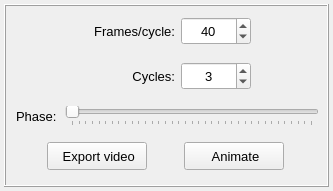
<?xml version="1.0" encoding="UTF-8"?>
<ui version="4.0">
 <class>Form</class>
 <widget class="QWidget" name="Form">
  <property name="geometry">
   <rect>
    <x>0</x>
    <y>0</y>
    <width>333</width>
    <height>191</height>
   </rect>
  </property>
  <property name="windowTitle">
   <string>Form</string>
  </property>
  <layout class="QGridLayout" name="gridLayout_2">
   <property name="leftMargin">
    <number>4</number>
   </property>
   <property name="topMargin">
    <number>4</number>
   </property>
   <property name="rightMargin">
    <number>4</number>
   </property>
   <property name="bottomMargin">
    <number>4</number>
   </property>
   <property name="spacing">
    <number>4</number>
   </property>
   <item row="0" column="0">
    <widget class="QFrame" name="frame">
     <property name="frameShape">
      <enum>QFrame::Box</enum>
     </property>
     <property name="frameShadow">
      <enum>QFrame::Raised</enum>
     </property>
     <layout class="QGridLayout" name="gridLayout">
      <property name="leftMargin">
       <number>4</number>
      </property>
      <property name="topMargin">
       <number>4</number>
      </property>
      <property name="rightMargin">
       <number>4</number>
      </property>
      <property name="bottomMargin">
       <number>4</number>
      </property>
      <property name="spacing">
       <number>4</number>
      </property>
      <item row="0" column="0">
       <widget class="QFrame" name="frame_13">
        <property name="minimumSize">
         <size>
          <width>0</width>
          <height>40</height>
         </size>
        </property>
        <property name="maximumSize">
         <size>
          <width>16777215</width>
          <height>40</height>
         </size>
        </property>
        <property name="frameShape">
         <enum>QFrame::NoFrame</enum>
        </property>
        <property name="frameShadow">
         <enum>QFrame::Raised</enum>
        </property>
        <layout class="QGridLayout" name="gridLayout_11">
         <property name="leftMargin">
          <number>4</number>
         </property>
         <property name="topMargin">
          <number>4</number>
         </property>
         <property name="rightMargin">
          <number>4</number>
         </property>
         <property name="bottomMargin">
          <number>4</number>
         </property>
         <property name="horizontalSpacing">
          <number>6</number>
         </property>
         <property name="verticalSpacing">
          <number>4</number>
         </property>
         <item row="0" column="0">
          <spacer name="horizontalSpacer">
           <property name="orientation">
            <enum>Qt::Horizontal</enum>
           </property>
           <property name="sizeHint" stdset="0">
            <size>
             <width>40</width>
             <height>20</height>
            </size>
           </property>
          </spacer>
         </item>
         <item row="0" column="1">
          <widget class="QLabel" name="label_frames">
           <property name="minimumSize">
            <size>
             <width>92</width>
             <height>28</height>
            </size>
           </property>
           <property name="maximumSize">
            <size>
             <width>92</width>
             <height>28</height>
            </size>
           </property>
           <property name="font">
            <font>
             <family>MS Shell Dlg 2</family>
             <pointsize>10</pointsize>
             <weight>50</weight>
             <italic>false</italic>
             <bold>false</bold>
            </font>
           </property>
           <property name="text">
            <string>Frames/cycle:</string>
           </property>
           <property name="alignment">
            <set>Qt::AlignRight|Qt::AlignTrailing|Qt::AlignVCenter</set>
           </property>
          </widget>
         </item>
         <item row="0" column="2">
          <widget class="QSpinBox" name="spinBox_frames">
           <property name="minimumSize">
            <size>
             <width>70</width>
             <height>28</height>
            </size>
           </property>
           <property name="maximumSize">
            <size>
             <width>70</width>
             <height>28</height>
            </size>
           </property>
           <property name="font">
            <font>
             <pointsize>10</pointsize>
            </font>
           </property>
           <property name="styleSheet">
            <string notr="true"/>
           </property>
           <property name="wrapping">
            <bool>false</bool>
           </property>
           <property name="frame">
            <bool>true</bool>
           </property>
           <property name="alignment">
            <set>Qt::AlignCenter</set>
           </property>
           <property name="prefix">
            <string/>
           </property>
           <property name="minimum">
            <number>20</number>
           </property>
           <property name="maximum">
            <number>120</number>
           </property>
           <property name="singleStep">
            <number>10</number>
           </property>
           <property name="value">
            <number>40</number>
           </property>
          </widget>
         </item>
         <item row="0" column="3">
          <spacer name="horizontalSpacer_2">
           <property name="orientation">
            <enum>Qt::Horizontal</enum>
           </property>
           <property name="sizeHint" stdset="0">
            <size>
             <width>40</width>
             <height>20</height>
            </size>
           </property>
          </spacer>
         </item>
        </layout>
       </widget>
      </item>
      <item row="1" column="0">
       <widget class="QFrame" name="frame_11">
        <property name="minimumSize">
         <size>
          <width>0</width>
          <height>40</height>
         </size>
        </property>
        <property name="maximumSize">
         <size>
          <width>16777215</width>
          <height>40</height>
         </size>
        </property>
        <property name="frameShape">
         <enum>QFrame::NoFrame</enum>
        </property>
        <property name="frameShadow">
         <enum>QFrame::Raised</enum>
        </property>
        <layout class="QGridLayout" name="gridLayout_10">
         <property name="leftMargin">
          <number>4</number>
         </property>
         <property name="topMargin">
          <number>4</number>
         </property>
         <property name="rightMargin">
          <number>4</number>
         </property>
         <property name="bottomMargin">
          <number>4</number>
         </property>
         <property name="horizontalSpacing">
          <number>6</number>
         </property>
         <property name="verticalSpacing">
          <number>4</number>
         </property>
         <item row="0" column="1">
          <widget class="QLabel" name="label_cycles">
           <property name="minimumSize">
            <size>
             <width>92</width>
             <height>28</height>
            </size>
           </property>
           <property name="maximumSize">
            <size>
             <width>92</width>
             <height>28</height>
            </size>
           </property>
           <property name="font">
            <font>
             <pointsize>10</pointsize>
             <weight>50</weight>
             <italic>false</italic>
             <bold>false</bold>
            </font>
           </property>
           <property name="text">
            <string>Cycles:</string>
           </property>
           <property name="alignment">
            <set>Qt::AlignRight|Qt::AlignTrailing|Qt::AlignVCenter</set>
           </property>
          </widget>
         </item>
         <item row="0" column="2">
          <widget class="QSpinBox" name="spinBox_cycles">
           <property name="minimumSize">
            <size>
             <width>70</width>
             <height>28</height>
            </size>
           </property>
           <property name="maximumSize">
            <size>
             <width>70</width>
             <height>28</height>
            </size>
           </property>
           <property name="font">
            <font>
             <pointsize>10</pointsize>
            </font>
           </property>
           <property name="styleSheet">
            <string notr="true"/>
           </property>
           <property name="wrapping">
            <bool>false</bool>
           </property>
           <property name="frame">
            <bool>true</bool>
           </property>
           <property name="alignment">
            <set>Qt::AlignCenter</set>
           </property>
           <property name="prefix">
            <string/>
           </property>
           <property name="minimum">
            <number>1</number>
           </property>
           <property name="maximum">
            <number>20</number>
           </property>
           <property name="singleStep">
            <number>1</number>
           </property>
           <property name="value">
            <number>3</number>
           </property>
          </widget>
         </item>
         <item row="0" column="3">
          <spacer name="horizontalSpacer_3">
           <property name="orientation">
            <enum>Qt::Horizontal</enum>
           </property>
           <property name="sizeHint" stdset="0">
            <size>
             <width>40</width>
             <height>20</height>
            </size>
           </property>
          </spacer>
         </item>
         <item row="0" column="0">
          <spacer name="horizontalSpacer_4">
           <property name="orientation">
            <enum>Qt::Horizontal</enum>
           </property>
           <property name="sizeHint" stdset="0">
            <size>
             <width>40</width>
             <height>20</height>
            </size>
           </property>
          </spacer>
         </item>
        </layout>
       </widget>
      </item>
      <item row="2" column="0">
       <widget class="QFrame" name="frame_slider">
        <property name="minimumSize">
         <size>
          <width>0</width>
          <height>30</height>
         </size>
        </property>
        <property name="maximumSize">
         <size>
          <width>16777215</width>
          <height>30</height>
         </size>
        </property>
        <property name="frameShape">
         <enum>QFrame::NoFrame</enum>
        </property>
        <property name="frameShadow">
         <enum>QFrame::Raised</enum>
        </property>
        <layout class="QGridLayout" name="gridLayout_4">
         <property name="leftMargin">
          <number>4</number>
         </property>
         <property name="topMargin">
          <number>0</number>
         </property>
         <property name="rightMargin">
          <number>4</number>
         </property>
         <property name="bottomMargin">
          <number>0</number>
         </property>
         <item row="0" column="0">
          <widget class="QFrame" name="frame_phase_label">
           <property name="frameShape">
            <enum>QFrame::NoFrame</enum>
           </property>
           <property name="frameShadow">
            <enum>QFrame::Raised</enum>
           </property>
           <layout class="QGridLayout" name="gridLayout_5">
            <property name="leftMargin">
             <number>2</number>
            </property>
            <property name="topMargin">
             <number>2</number>
            </property>
            <property name="rightMargin">
             <number>2</number>
            </property>
            <property name="bottomMargin">
             <number>2</number>
            </property>
            <property name="spacing">
             <number>2</number>
            </property>
            <item row="0" column="0">
             <widget class="QLabel" name="label_2">
              <property name="font">
               <font>
                <pointsize>10</pointsize>
               </font>
              </property>
              <property name="text">
               <string>Phase:</string>
              </property>
             </widget>
            </item>
           </layout>
          </widget>
         </item>
         <item row="0" column="1">
          <widget class="QSlider" name="phase_slider">
           <property name="maximum">
            <number>360</number>
           </property>
           <property name="orientation">
            <enum>Qt::Horizontal</enum>
           </property>
           <property name="tickPosition">
            <enum>QSlider::TicksBelow</enum>
           </property>
          </widget>
         </item>
        </layout>
       </widget>
      </item>
      <item row="3" column="0">
       <widget class="QFrame" name="frame_8">
        <property name="minimumSize">
         <size>
          <width>0</width>
          <height>40</height>
         </size>
        </property>
        <property name="maximumSize">
         <size>
          <width>16777215</width>
          <height>40</height>
         </size>
        </property>
        <property name="frameShape">
         <enum>QFrame::NoFrame</enum>
        </property>
        <property name="frameShadow">
         <enum>QFrame::Raised</enum>
        </property>
        <layout class="QGridLayout" name="gridLayout_9">
         <property name="leftMargin">
          <number>0</number>
         </property>
         <property name="topMargin">
          <number>0</number>
         </property>
         <property name="rightMargin">
          <number>0</number>
         </property>
         <property name="bottomMargin">
          <number>0</number>
         </property>
         <property name="spacing">
          <number>0</number>
         </property>
         <item row="0" column="1">
          <widget class="QPushButton" name="pushButton_animate">
           <property name="minimumSize">
            <size>
             <width>100</width>
             <height>28</height>
            </size>
           </property>
           <property name="maximumSize">
            <size>
             <width>100</width>
             <height>28</height>
            </size>
           </property>
           <property name="font">
            <font>
             <family>MS Shell Dlg 2</family>
             <pointsize>10</pointsize>
             <weight>50</weight>
             <italic>false</italic>
             <bold>false</bold>
            </font>
           </property>
           <property name="styleSheet">
            <string notr="true"/>
           </property>
           <property name="text">
            <string> Animate</string>
           </property>
           <property name="icon">
            <iconset>
             <normaloff>../../../icons/common/play.png</normaloff>
             <normalon>../../../icons/common/pause.png</normalon>../../../icons/common/play.png</iconset>
           </property>
           <property name="iconSize">
            <size>
             <width>16</width>
             <height>16</height>
            </size>
           </property>
           <property name="checkable">
            <bool>true</bool>
           </property>
          </widget>
         </item>
         <item row="0" column="0">
          <widget class="QPushButton" name="pushButton_export">
           <property name="minimumSize">
            <size>
             <width>100</width>
             <height>28</height>
            </size>
           </property>
           <property name="maximumSize">
            <size>
             <width>100</width>
             <height>28</height>
            </size>
           </property>
           <property name="font">
            <font>
             <family>MS Shell Dlg 2</family>
             <pointsize>10</pointsize>
             <weight>50</weight>
             <italic>false</italic>
             <bold>false</bold>
            </font>
           </property>
           <property name="styleSheet">
            <string notr="true"/>
           </property>
           <property name="text">
            <string> Export video</string>
           </property>
           <property name="iconSize">
            <size>
             <width>16</width>
             <height>16</height>
            </size>
           </property>
          </widget>
         </item>
        </layout>
       </widget>
      </item>
     </layout>
    </widget>
   </item>
  </layout>
 </widget>
 <resources/>
 <connections/>
</ui>
